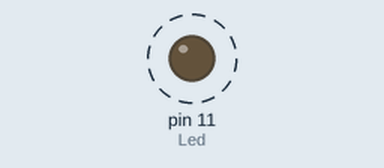
The program below on a simulated Raspberry Pi (header pin numbers). Parts: output pins drawn as LEDs (lit = HIGH). Dashed ring = blinking. What the program prints to the terminal is not drawn.

Above: at 0.2 s.
Timing chart, 0 to 3.0 s (numbered marks = the images above):
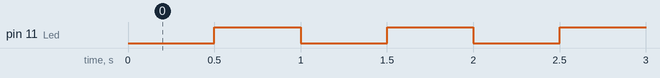

Measured:
- by itself, pin 11 (Led): alternates HIGH for 0.50 s and LOW for 0.50 s

The program:

led.py
```python
#!/usr/bin/env python
import time
import RPi.GPIO as GPIO

Led=11

def setup():
    GPIO.setmode(GPIO.BOARD)
    GPIO.setup(Led, GPIO.OUT)
    GPIO.output(Led, GPIO.HIGH)

def loop():
    while True:
        print ("...led on")
        GPIO.output(Led, GPIO.LOW)
        time.sleep(0.5)
        print ("led off...")
        GPIO.output(Led, GPIO.HIGH)
        time.sleep(0.5)

def destroy():
    GPIO.output(Led, GPIO.HIGH)
    GPIO.cleanup()

if __name__ == "__main__":
    setup()
    try:
        loop()
    except KeyboardInterrupt:
        destroy()
```
